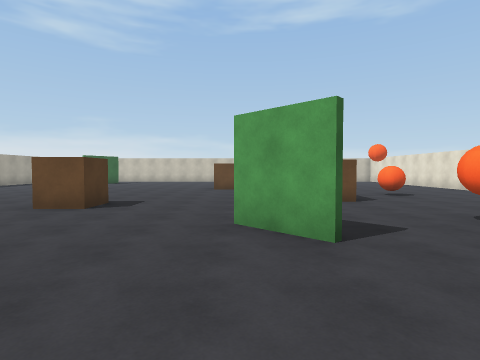
view 1 (above)

20 first-person views from a walk through a Unity game level. The camera is 1.5 m above the floor, tilts 2° down and sees 80° across. The floor is counted in squares, 2 m on a side. Each view is taken from the middle of a square. On the plan, view 1 faces up. The plan holds only what a view shows up to about 10 squares ahead; the rest is blank. The player is left out.

view 2
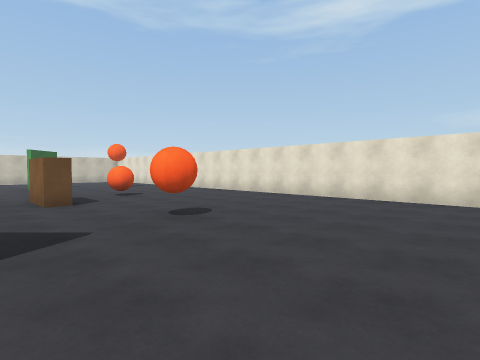

view 3
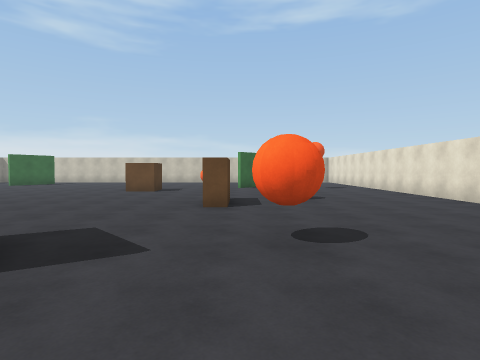

view 4
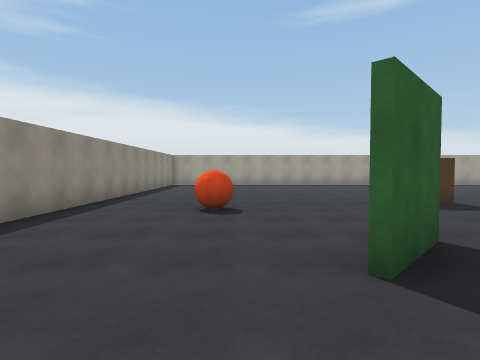

view 5
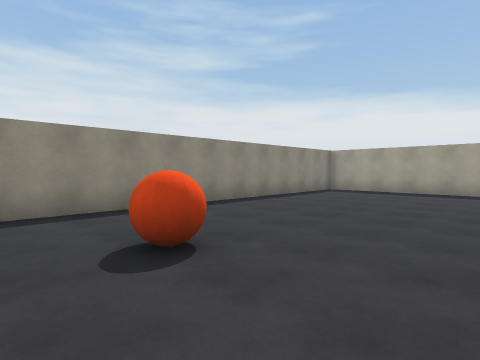

view 6
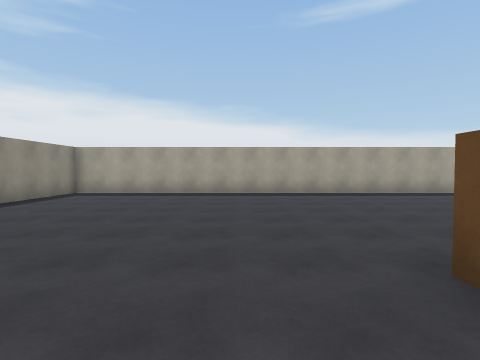

view 7
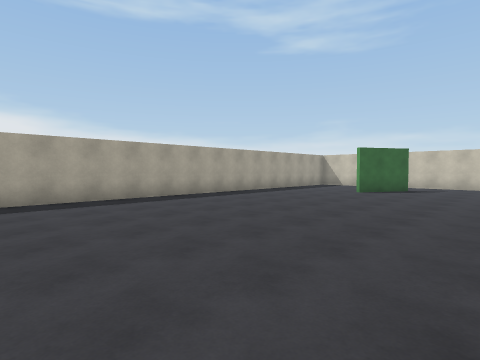

view 8
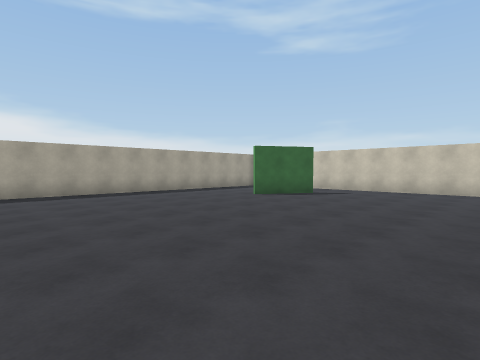

view 9
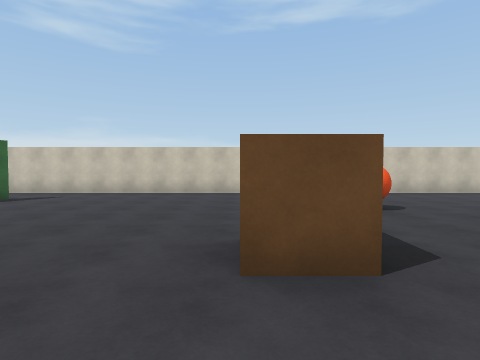

view 10
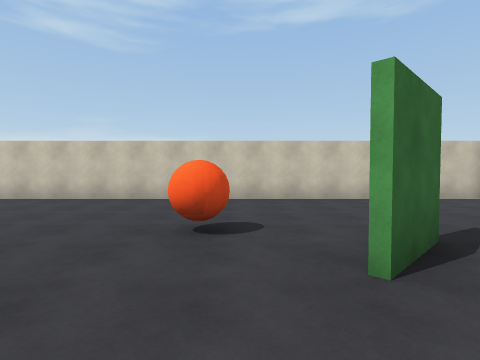

view 11
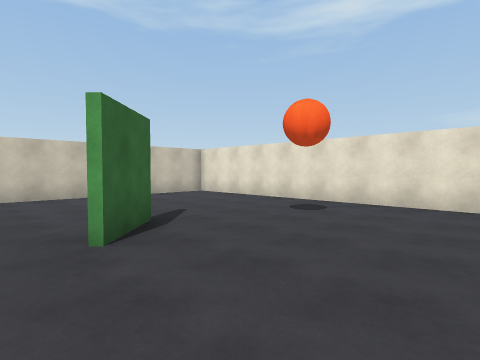

view 12
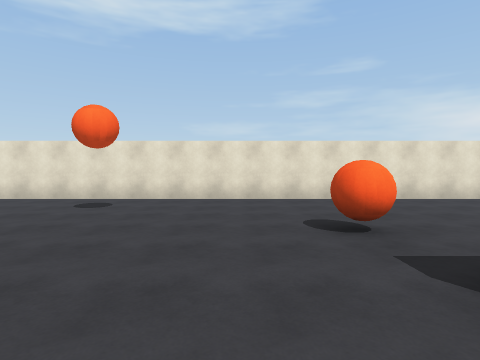

view 13
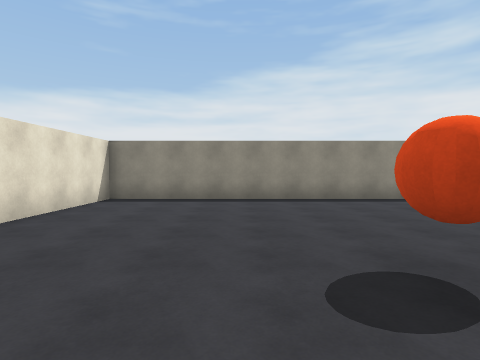

view 14
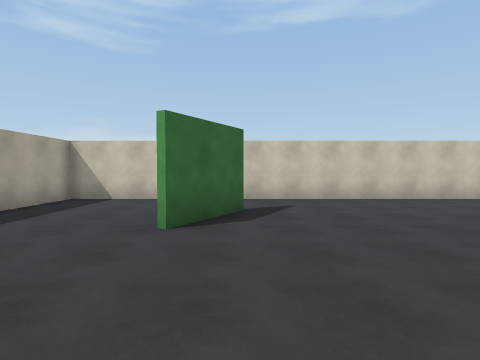

view 15
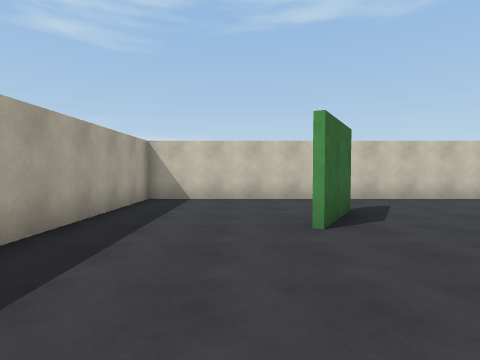

view 16
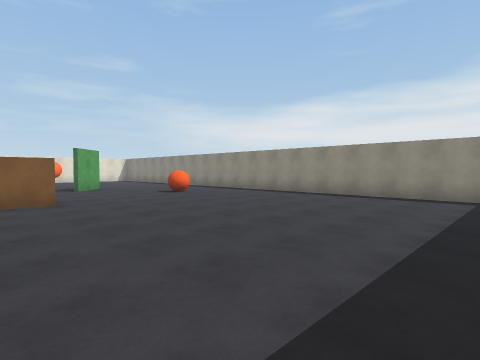

view 17
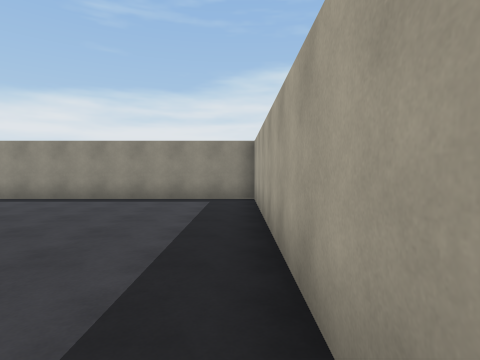

view 18
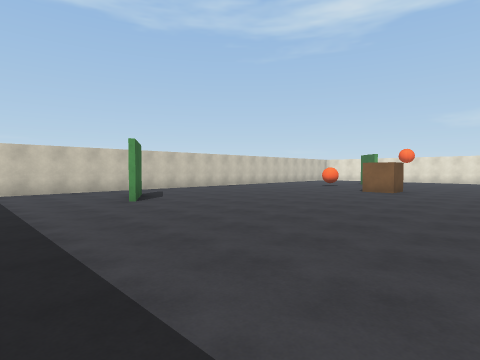

view 19
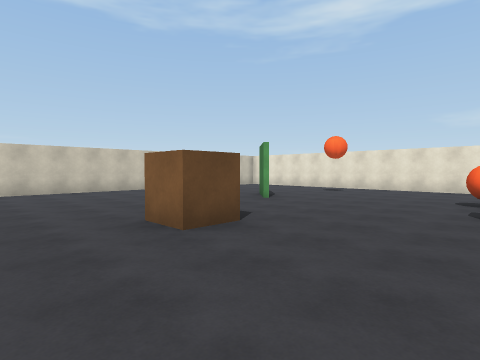

view 20
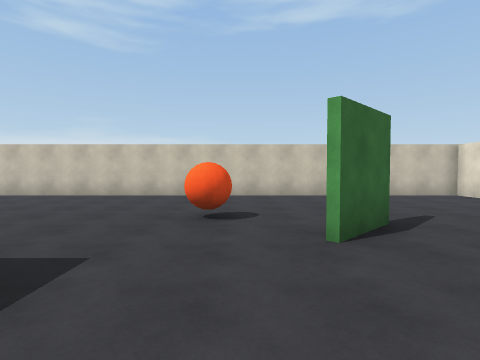

### Floor plan
Points are (right, up) in squares from view 1. A wall is a line through its corners. A room is listed if a view was taken in it or the views show most of it. See-through windows are left out.
Room 1 (views 1, 2, 3, 4, 5, 6, 7, 8, 9, 10, 11, 12, 13, 14, 15, 16, 17, 18, 19, 20)
walls: (0, 4.1) (1.1, 3); (2.8, 7.6) (2.8, 7); (2.9, 6.7) (2.3, 6.7) (2.3, 8.2); (1, 2.9) (-0.1, 4); (2.9, 13) (3.8, 13.9); (4.2, 14.1) (3, 12.9); (-6.9, 16.4) (-7.9, 14.6); (0.9, -1.4) (8.4, -1.4) (8.4, 18.4) (-11.4, 18.4) (-11.4, -1.4) (-1, -1.4)
objects: other object (-4, 6) to (-3, 6); other object (-3, 1) to (-2, 2); other object (-1, 11) to (0, 12); other object (1, 14) to (2, 15); other object (3, 4) to (4, 4); other object (4, 8) to (5, 9)

Positions as (right, up) in squares from view 1, and headings:
1: (0, 0), facing up
2: (1, 0), facing up-right
3: (3, 1), facing up
4: (3, 2), facing left
5: (-1, 4), facing down-left
6: (-2, 4), facing left
7: (-4, 5), facing up-left
8: (-2, 8), facing up-left
9: (-1, 9), facing up
10: (2, 11), facing up
11: (2, 10), facing up-right
12: (1, 10), facing right
13: (5, 6), facing down
14: (-7, 11), facing up
15: (-9, 11), facing up
16: (-11, 7), facing down-right
17: (-11, 6), facing down
18: (-11, 8), facing up-right
19: (-3, 8), facing up-right
20: (2, 10), facing up
